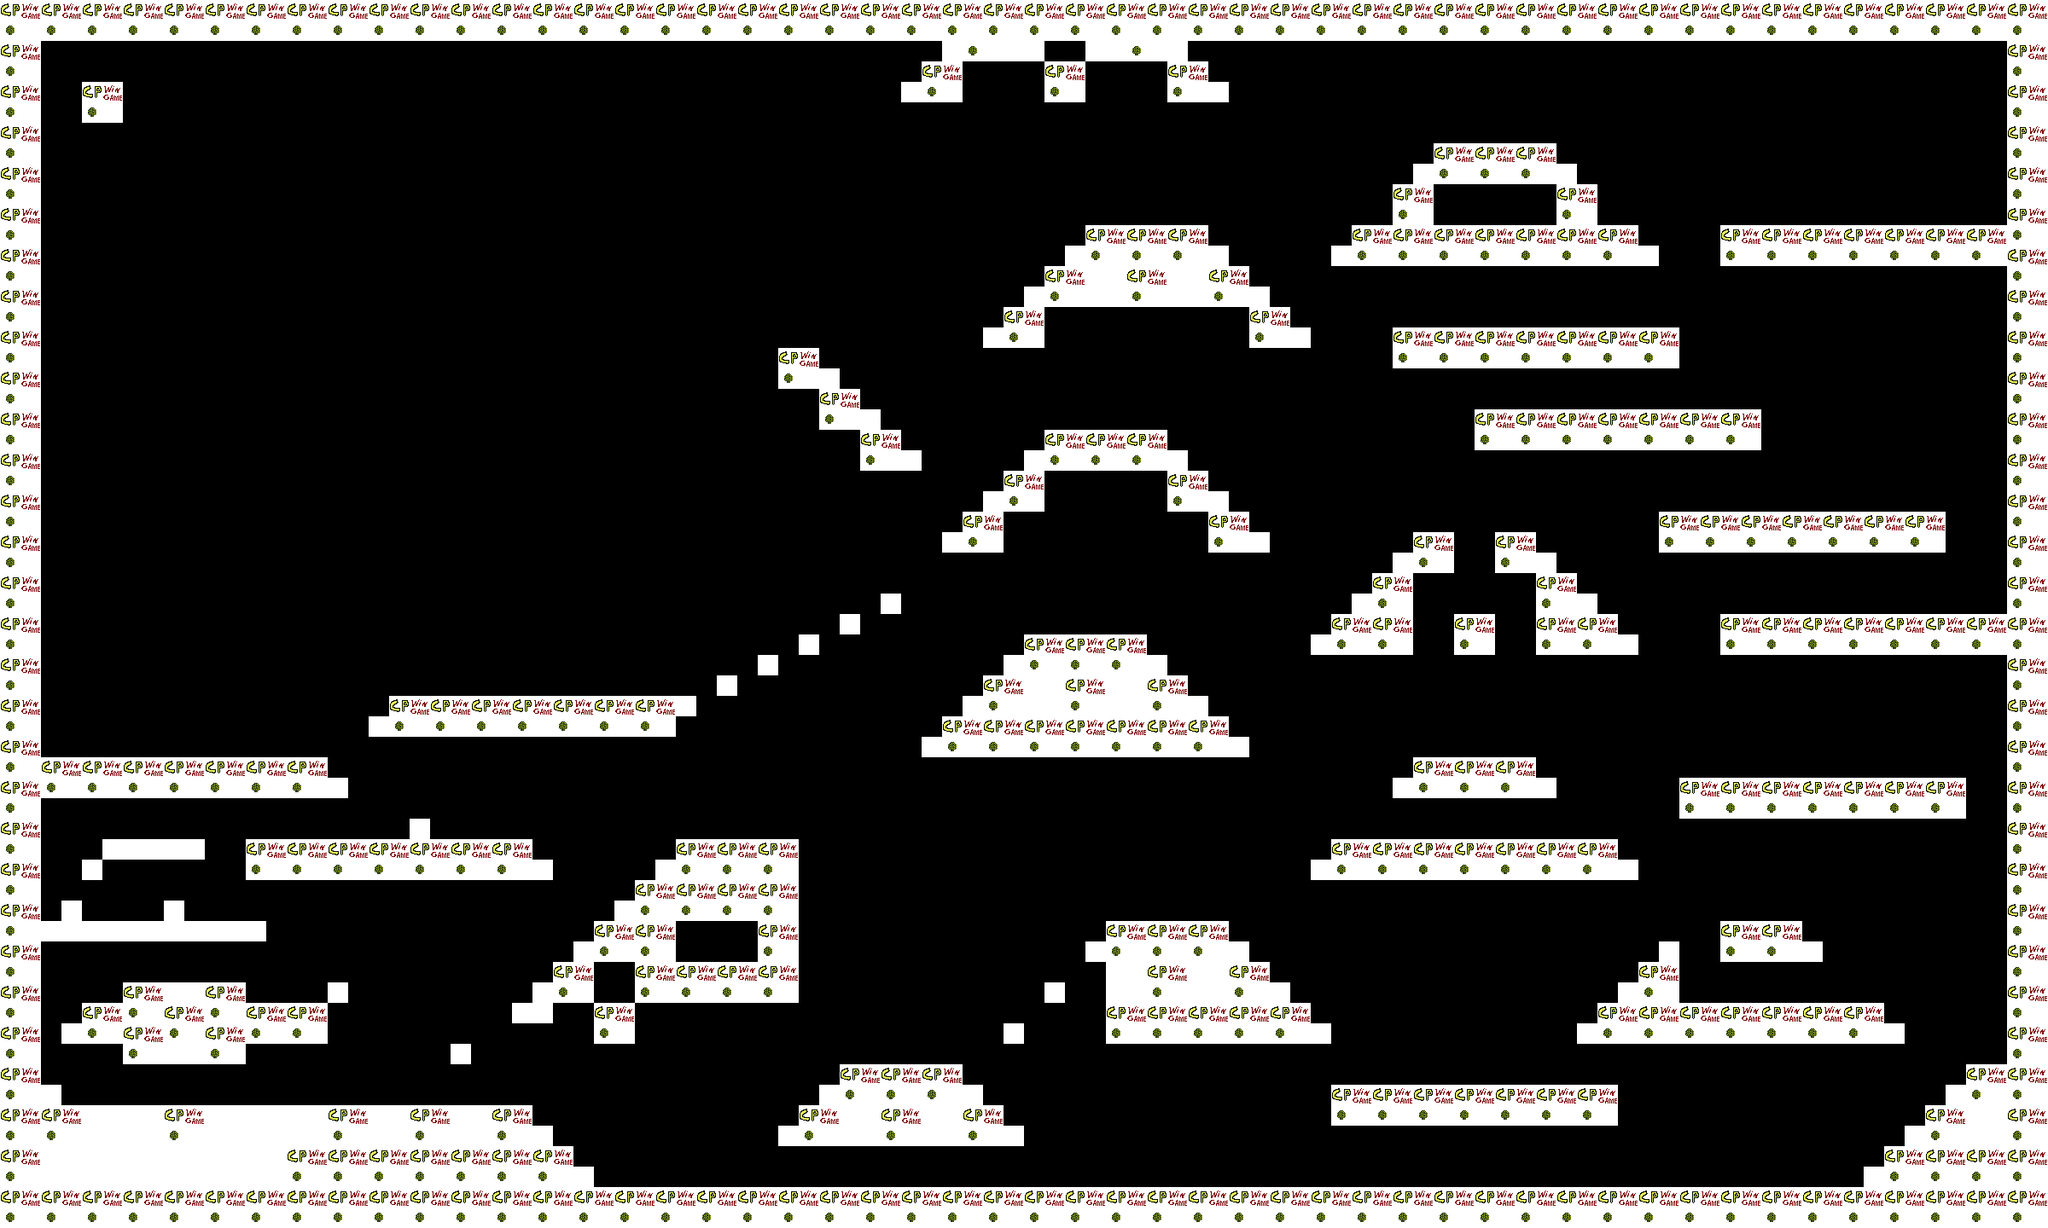

Rendered tile map (Tiled .tmx) drawn with the repository's tilesets; below, a short description and the map source with its tile grids summarised:
An orthogonal 100x60 tile map with 24x24 px tiles, 1 tile layer (Level).

<map version="1.0" orientation="orthogonal" width="100" height="60" tilewidth="24" tileheight="24">
 <tileset firstgid="1" name="tilesheet" tilewidth="24" tileheight="24">
  <image source="../../../../../Dropbox/Projects/valhalla_graphics/tilesheet.png" width="144" height="96" />
  <tile id="2">
   <properties>
    <property name="type" value="BLOCK" />
   </properties>
  </tile>
  <tile id="6">
   <properties>
    <property name="type" value="BLOCK_LARGE" />
   </properties>
  </tile>
  <tile id="10">
   <properties>
    <property name="type" value="CREATURE" />
   </properties>
  </tile>
 </tileset>
 <layer name="Level" width="100" height="60">
  <data>[6000 cells, 1634 non-empty, 6 distinct tile ids]</data>
 </layer>
</map>